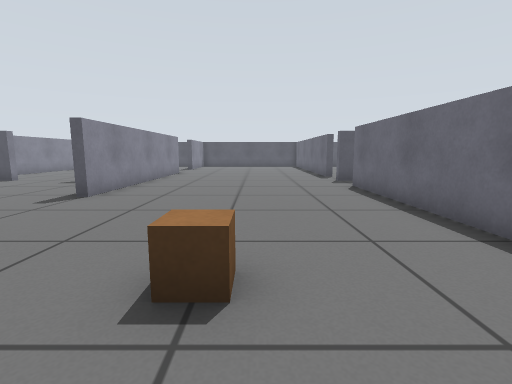
view 1 (above)

17 first-person views from a walk through a world built for the Gazebo simulator. The camera is 0.57 m above the floor, tilts 8° down and sees 85° across. The floor is counted in squares, 0.5 m on a side. Each view is taken from the middle of a square. On the plan, view 1 faces up. The plan holds only what a view shows up to about 12 squares ahead; the rest is blank.

view 2
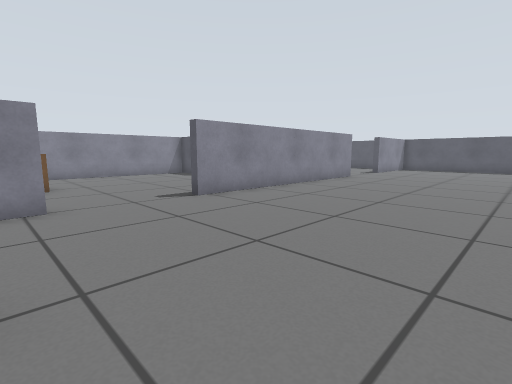

view 3
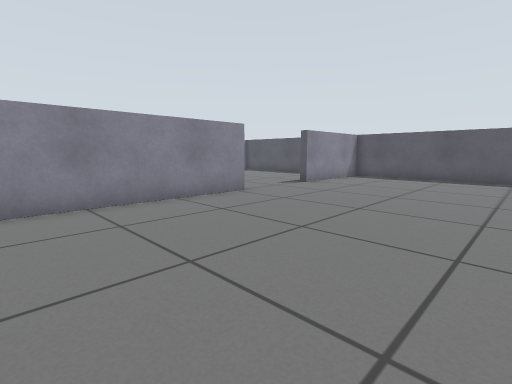

view 4
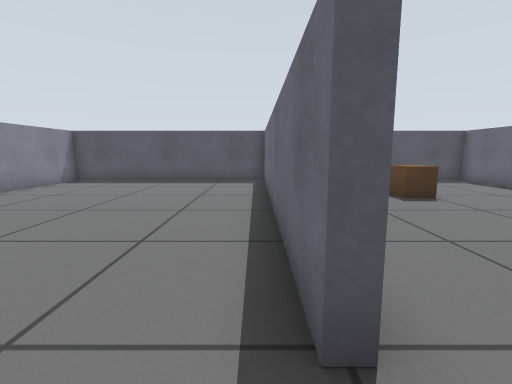

view 5
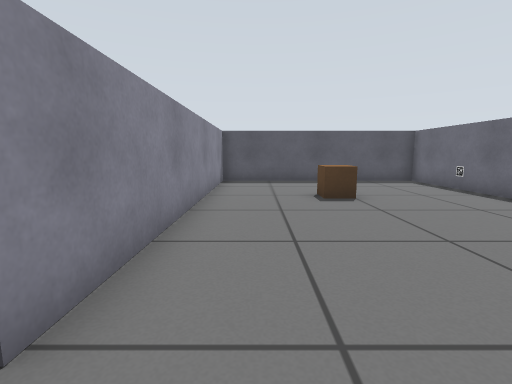

view 6
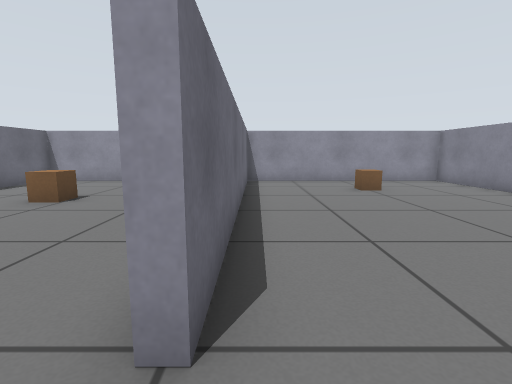

view 7
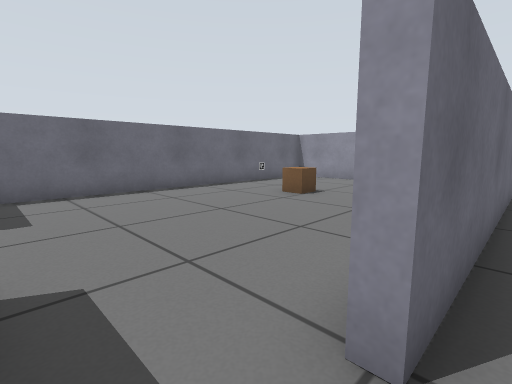

view 8
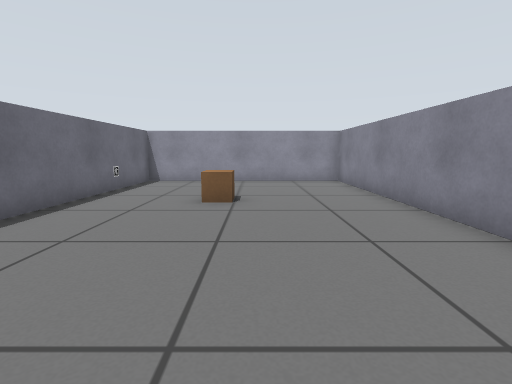

view 9
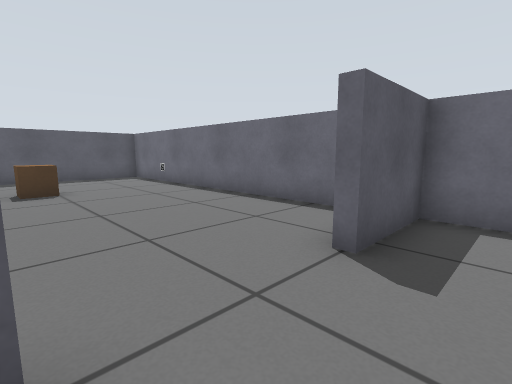

view 10
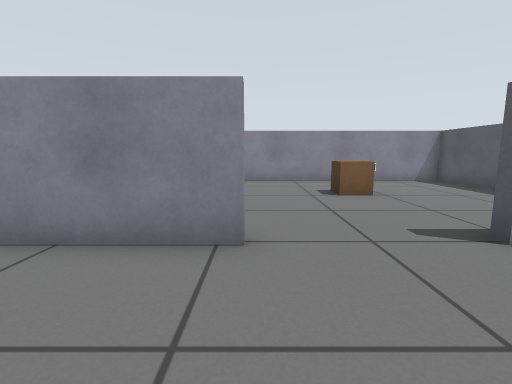

view 11
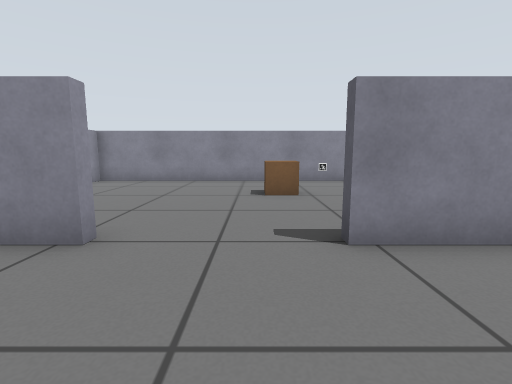

view 12
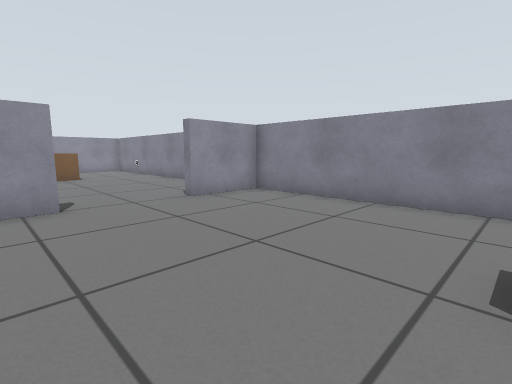

view 13
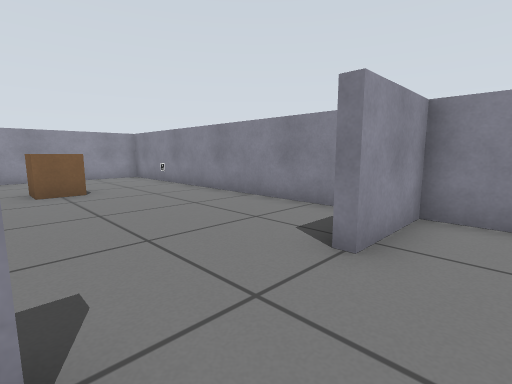

view 14
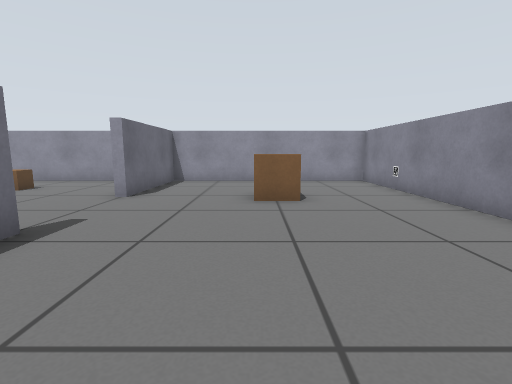

view 15
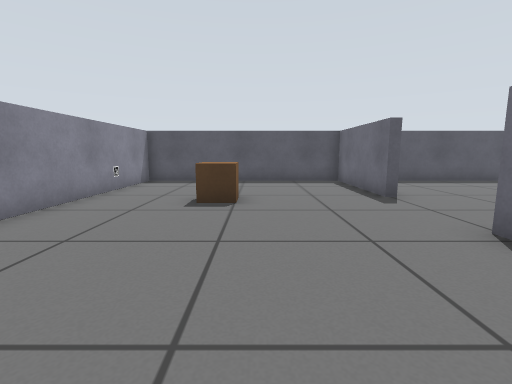

view 16
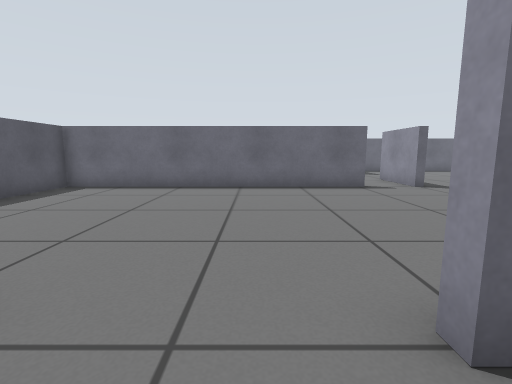

view 17
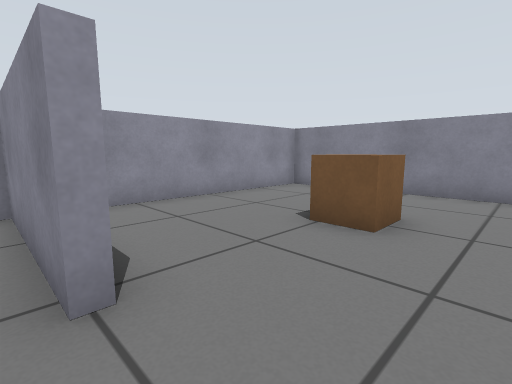

### Floor plan
Points are (right, up) in squares from view 1. A wall is a line through its corners. A room is listed if a view was taken in it or the views show most of it. See-through windows are left out.
Room 1 (views 1, 2, 3, 4, 5, 6, 7, 8, 9, 10, 11, 12, 13, 14, 15, 16, 17)
walls: (4, 11.3) (3.4, 11.3) (3.4, 11.7) (6.1, 11.7); (-4.8, 15.8) (-4.3, 15.8) (-4.3, 7.2) (-4.8, 7.2); (-7.1, 11.7) (-6.1, 11.7); (3.7, 7.5) (3.7, -0.3) (11.4, -0.3) (11.4, 11.3) (9, 11.3) (9, 11.8); (-12.4, 10.1) (-12.4, -0.3) (-4.6, -0.3) (-4.6, 3.9) (-4.3, 3.9) (-4.3, -0.3) (3.4, -0.3) (3.4, 9.6) (3.8, 9.6); (11.4, 12.9) (11.4, 23.3) (3.7, 23.3) (3.7, 13.3) (3.4, 13.3) (3.4, 23.3) (-4.3, 23.3) (-4.3, 19.2) (-4.6, 19.2) (-4.6, 23.3) (-12.4, 23.3) (-12.4, 11.7) (-10, 11.7) (-10, 11.3) (-10.5, 11.3)
objects: other object (-12, 2); other object (-12, 21); brown box (-9, 4) to (-8, 4); brown box (-9, 18) to (-9, 19); brown box (-1, 2) to (0, 2); brown box (7, 19); brown box (8, 4)

Where each view was taken, in squares from view 1:
view 1: 0 up, 0 right, facing up
view 2: 3 up, 2 right, facing up-left
view 3: 10 up, 2 right, facing up-left
view 4: 12 up, 3 right, facing up
view 5: 12 up, 5 right, facing up
view 6: 11 up, 3 right, facing down
view 7: 11 up, 3 right, facing down-right
view 8: 11 up, 7 right, facing down
view 9: 10 up, 6 right, facing up-right
view 10: 16 up, 1 left, facing left
view 11: 18 up, 1 left, facing left
view 12: 18 up, 6 left, facing down-left
view 13: 13 up, 7 left, facing down-left
view 14: 11 up, 8 left, facing down
view 15: 12 up, 8 left, facing up
view 16: 17 up, 6 left, facing right
view 17: 6 up, 4 left, facing down-left
